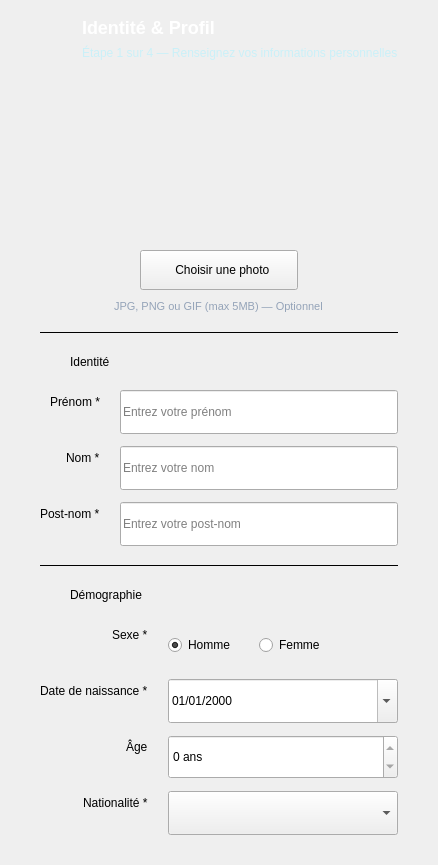
  <widget class="QWizardPage" name="page_identity">
   <property name="title">
    <string/>
   </property>
   <property name="subTitle">
    <string/>
   </property>
   <layout class="QVBoxLayout" name="layout_identity">
    <property name="spacing">
     <number>0</number>
    </property>
    <property name="leftMargin">
     <number>0</number>
    </property>
    <property name="topMargin">
     <number>0</number>
    </property>
    <property name="rightMargin">
     <number>0</number>
    </property>
    <property name="bottomMargin">
     <number>0</number>
    </property>
    <item>
     <widget class="QFrame" name="header_identity">
      <property name="minimumSize">
       <size>
        <width>0</width>
        <height>80</height>
       </size>
      </property>
      <property name="maximumSize">
       <size>
        <width>16777215</width>
        <height>80</height>
       </size>
      </property>
      <layout class="QHBoxLayout" name="header_identity_layout">
       <property name="leftMargin">
        <number>40</number>
       </property>
       <property name="topMargin">
        <number>16</number>
       </property>
       <property name="rightMargin">
        <number>40</number>
       </property>
       <property name="bottomMargin">
        <number>16</number>
       </property>
       <item>
        <widget class="QLabel" name="identity_icon">
         <property name="minimumSize">
          <size>
           <width>36</width>
           <height>36</height>
          </size>
         </property>
         <property name="maximumSize">
          <size>
           <width>36</width>
           <height>36</height>
          </size>
         </property>
         <property name="styleSheet">
          <string notr="true">background: transparent;</string>
         </property>
         <property name="pixmap">
          <pixmap resource="../Icon.qrc">:/Icon/Icons/identity_white.svg</pixmap>
         </property>
         <property name="scaledContents">
          <bool>true</bool>
         </property>
        </widget>
       </item>
       <item>
        <layout class="QVBoxLayout" name="identity_text_layout">
         <property name="spacing">
          <number>2</number>
         </property>
         <item>
          <widget class="QLabel" name="identity_title">
           <property name="styleSheet">
            <string notr="true">color: #ffffff; font-size: 18px; font-weight: 700; background: transparent;</string>
           </property>
           <property name="text">
            <string>Identité &amp; Profil</string>
           </property>
          </widget>
         </item>
         <item>
          <widget class="QLabel" name="identity_subtitle">
           <property name="styleSheet">
            <string notr="true">color: #CAF0F8; font-size: 12px; background: transparent;</string>
           </property>
           <property name="text">
            <string>Étape 1 sur 4 — Renseignez vos informations personnelles</string>
           </property>
          </widget>
         </item>
        </layout>
       </item>
       <item>
        <spacer name="identity_header_spacer">
         <property name="orientation">
          <enum>Qt::Orientation::Horizontal</enum>
         </property>
         <property name="sizeHint" stdset="0">
          <size>
           <width>0</width>
           <height>0</height>
          </size>
         </property>
        </spacer>
       </item>
      </layout>
     </widget>
    </item>
    <item>
     <widget class="QFrame" name="card_identity">
      <property name="frameShape">
       <enum>QFrame::Shape::NoFrame</enum>
      </property>
      <layout class="QVBoxLayout" name="identity_content">
       <property name="spacing">
        <number>18</number>
       </property>
       <property name="leftMargin">
        <number>40</number>
       </property>
       <property name="topMargin">
        <number>30</number>
       </property>
       <property name="rightMargin">
        <number>40</number>
       </property>
       <property name="bottomMargin">
        <number>30</number>
       </property>
       <item>
        <layout class="QVBoxLayout" name="photo_layout">
         <property name="spacing">
          <number>10</number>
         </property>
         <item alignment="Qt::AlignmentFlag::AlignHCenter">
          <widget class="QLabel" name="photo_label">
           <property name="minimumSize">
            <size>
             <width>130</width>
             <height>130</height>
            </size>
           </property>
           <property name="maximumSize">
            <size>
             <width>130</width>
             <height>130</height>
            </size>
           </property>
           <property name="scaledContents">
            <bool>true</bool>
           </property>
           <property name="alignment">
            <set>Qt::AlignmentFlag::AlignCenter</set>
           </property>
          </widget>
         </item>
         <item alignment="Qt::AlignmentFlag::AlignHCenter">
          <widget class="QPushButton" name="btn_upload_photo">
           <property name="minimumSize">
            <size>
             <width>158</width>
             <height>40</height>
            </size>
           </property>
           <property name="text">
            <string>  Choisir une photo</string>
           </property>
           <property name="icon">
            <iconset resource="../Icon.qrc">
             <normaloff>:/Icon/Icons/camera_white.svg</normaloff>:/Icon/Icons/camera_white.svg</iconset>
           </property>
           <property name="iconSize">
            <size>
             <width>16</width>
             <height>16</height>
            </size>
           </property>
          </widget>
         </item>
         <item alignment="Qt::AlignmentFlag::AlignHCenter">
          <widget class="QLabel" name="photo_hint">
           <property name="styleSheet">
            <string notr="true">color: #94A3B8; font-size: 11px; background: transparent;</string>
           </property>
           <property name="text">
            <string>JPG, PNG ou GIF (max 5MB) — Optionnel</string>
           </property>
          </widget>
         </item>
        </layout>
       </item>
       <item>
        <widget class="QFrame" name="divider_identity_1">
         <property name="frameShape">
          <enum>QFrame::Shape::HLine</enum>
         </property>
        </widget>
       </item>
       <item>
        <layout class="QHBoxLayout" name="section_identity_header_layout">
         <property name="spacing">
          <number>10</number>
         </property>
         <item>
          <widget class="QLabel" name="section_identity_icon">
           <property name="minimumSize">
            <size>
             <width>20</width>
             <height>20</height>
            </size>
           </property>
           <property name="maximumSize">
            <size>
             <width>20</width>
             <height>20</height>
            </size>
           </property>
           <property name="pixmap">
            <pixmap resource="../Icon.qrc">:/Icon/Icons/identity.svg</pixmap>
           </property>
           <property name="scaledContents">
            <bool>true</bool>
           </property>
          </widget>
         </item>
         <item>
          <widget class="QLabel" name="section_identity_title">
           <property name="styleSheet">
            <string notr="true">.section_title { color: #023E8A; font-size: 15px; font-weight: 700; background: transparent; }</string>
           </property>
           <property name="text">
            <string>Identité</string>
           </property>
          </widget>
         </item>
         <item>
          <spacer name="section_identity_spacer">
           <property name="orientation">
            <enum>Qt::Orientation::Horizontal</enum>
           </property>
           <property name="sizeHint" stdset="0">
            <size>
             <width>0</width>
             <height>0</height>
            </size>
           </property>
          </spacer>
         </item>
        </layout>
       </item>
       <item>
        <layout class="QFormLayout" name="form_identity">
         <property name="labelAlignment">
          <set>Qt::AlignmentFlag::AlignRight|Qt::AlignmentFlag::AlignTrailing|Qt::AlignmentFlag::AlignVCenter</set>
         </property>
         <property name="horizontalSpacing">
          <number>20</number>
         </property>
         <property name="verticalSpacing">
          <number>12</number>
         </property>
         <item row="0" column="0">
          <widget class="QLabel" name="label_first_name">
           <property name="text">
            <string>Prénom *</string>
           </property>
          </widget>
         </item>
         <item row="0" column="1">
          <widget class="QLineEdit" name="input_first_name">
           <property name="minimumSize">
            <size>
             <width>0</width>
             <height>44</height>
            </size>
           </property>
           <property name="placeholderText">
            <string>Entrez votre prénom</string>
           </property>
          </widget>
         </item>
         <item row="1" column="0">
          <widget class="QLabel" name="label_name">
           <property name="text">
            <string>Nom *</string>
           </property>
          </widget>
         </item>
         <item row="1" column="1">
          <widget class="QLineEdit" name="input_name">
           <property name="minimumSize">
            <size>
             <width>0</width>
             <height>44</height>
            </size>
           </property>
           <property name="placeholderText">
            <string>Entrez votre nom</string>
           </property>
          </widget>
         </item>
         <item row="2" column="0">
          <widget class="QLabel" name="label_last_name">
           <property name="text">
            <string>Post-nom *</string>
           </property>
          </widget>
         </item>
         <item row="2" column="1">
          <widget class="QLineEdit" name="input_last_name">
           <property name="minimumSize">
            <size>
             <width>0</width>
             <height>44</height>
            </size>
           </property>
           <property name="placeholderText">
            <string>Entrez votre post-nom</string>
           </property>
          </widget>
         </item>
        </layout>
       </item>
       <item>
        <widget class="QFrame" name="divider_identity_2">
         <property name="frameShape">
          <enum>QFrame::Shape::HLine</enum>
         </property>
        </widget>
       </item>
       <item>
        <layout class="QHBoxLayout" name="section_demo_header_layout">
         <property name="spacing">
          <number>10</number>
         </property>
         <item>
          <widget class="QLabel" name="section_demo_icon">
           <property name="minimumSize">
            <size>
             <width>20</width>
             <height>20</height>
            </size>
           </property>
           <property name="maximumSize">
            <size>
             <width>20</width>
             <height>20</height>
            </size>
           </property>
           <property name="pixmap">
            <pixmap resource="../Icon.qrc">:/Icon/Icons/globe.svg</pixmap>
           </property>
           <property name="scaledContents">
            <bool>true</bool>
           </property>
          </widget>
         </item>
         <item>
          <widget class="QLabel" name="section_demo_title">
           <property name="styleSheet">
            <string notr="true">.section_title { color: #023E8A; font-size: 15px; font-weight: 700; background: transparent; }</string>
           </property>
           <property name="text">
            <string>Démographie</string>
           </property>
          </widget>
         </item>
         <item>
          <spacer name="section_demo_spacer">
           <property name="orientation">
            <enum>Qt::Orientation::Horizontal</enum>
           </property>
           <property name="sizeHint" stdset="0">
            <size>
             <width>0</width>
             <height>0</height>
            </size>
           </property>
          </spacer>
         </item>
        </layout>
       </item>
       <item>
        <layout class="QFormLayout" name="form_demo">
         <property name="labelAlignment">
          <set>Qt::AlignmentFlag::AlignRight|Qt::AlignmentFlag::AlignTrailing|Qt::AlignmentFlag::AlignVCenter</set>
         </property>
         <property name="horizontalSpacing">
          <number>20</number>
         </property>
         <property name="verticalSpacing">
          <number>12</number>
         </property>
         <item row="0" column="0">
          <widget class="QLabel" name="label_sexe">
           <property name="text">
            <string>Sexe *</string>
           </property>
          </widget>
         </item>
         <item row="0" column="1">
          <widget class="QFrame" name="frame_sexe">
           <property name="styleSheet">
            <string notr="true">#frame_sexe { background: transparent; }</string>
           </property>
           <layout class="QHBoxLayout" name="sexe_layout">
            <property name="spacing">
             <number>24</number>
            </property>
            <property name="leftMargin">
             <number>0</number>
            </property>
            <property name="topMargin">
             <number>0</number>
            </property>
            <property name="rightMargin">
             <number>0</number>
            </property>
            <property name="bottomMargin">
             <number>0</number>
            </property>
            <item>
             <widget class="QRadioButton" name="radio_homme">
              <property name="minimumSize">
               <size>
                <width>0</width>
                <height>44</height>
               </size>
              </property>
              <property name="text">
               <string>Homme</string>
              </property>
              <property name="checked">
               <bool>true</bool>
              </property>
             </widget>
            </item>
            <item>
             <widget class="QRadioButton" name="radio_femme">
              <property name="minimumSize">
               <size>
                <width>0</width>
                <height>44</height>
               </size>
              </property>
              <property name="text">
               <string>Femme</string>
              </property>
             </widget>
            </item>
            <item>
             <spacer name="sexe_spacer">
              <property name="orientation">
               <enum>Qt::Orientation::Horizontal</enum>
              </property>
              <property name="sizeHint" stdset="0">
               <size>
                <width>0</width>
                <height>0</height>
               </size>
              </property>
             </spacer>
            </item>
           </layout>
          </widget>
         </item>
         <item row="1" column="0">
          <widget class="QLabel" name="label_dob">
           <property name="text">
            <string>Date de naissance *</string>
           </property>
          </widget>
         </item>
         <item row="1" column="1">
          <widget class="QDateEdit" name="input_date_of_birth">
           <property name="minimumSize">
            <size>
             <width>0</width>
             <height>44</height>
            </size>
           </property>
           <property name="displayFormat">
            <string>dd/MM/yyyy</string>
           </property>
           <property name="calendarPopup">
            <bool>true</bool>
           </property>
          </widget>
         </item>
         <item row="2" column="0">
          <widget class="QLabel" name="label_age">
           <property name="text">
            <string>Âge</string>
           </property>
          </widget>
         </item>
         <item row="2" column="1">
          <widget class="QSpinBox" name="input_age">
           <property name="minimumSize">
            <size>
             <width>0</width>
             <height>44</height>
            </size>
           </property>
           <property name="readOnly">
            <bool>true</bool>
           </property>
           <property name="suffix">
            <string> ans</string>
           </property>
           <property name="maximum">
            <number>120</number>
           </property>
          </widget>
         </item>
         <item row="3" column="0">
          <widget class="QLabel" name="label_nationality">
           <property name="text">
            <string>Nationalité *</string>
           </property>
          </widget>
         </item>
         <item row="3" column="1">
          <widget class="QComboBox" name="input_nationality">
           <property name="minimumSize">
            <size>
             <width>0</width>
             <height>44</height>
            </size>
           </property>
           <property name="placeholderText">
            <string>Sélectionnez votre nationalité</string>
           </property>
          </widget>
         </item>
        </layout>
       </item>
       <item>
        <spacer name="identity_bottom_spacer">
         <property name="orientation">
          <enum>Qt::Orientation::Vertical</enum>
         </property>
         <property name="sizeHint" stdset="0">
          <size>
           <width>0</width>
           <height>0</height>
          </size>
         </property>
        </spacer>
       </item>
      </layout>
     </widget>
    </item>
   </layout>
  </widget>
